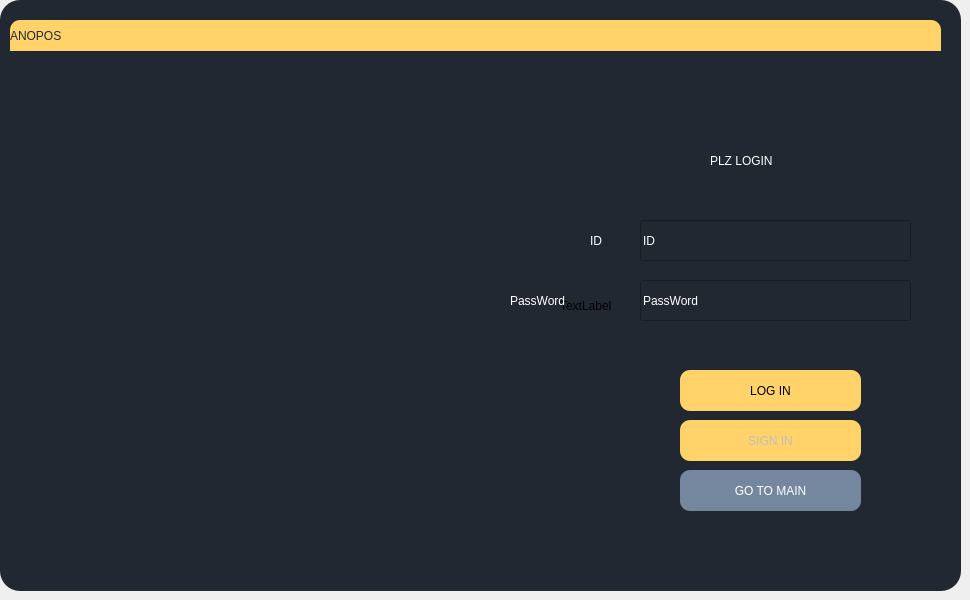
      <widget class="QWidget" name="page_4">
       <widget class="QLabel" name="background">
        <property name="enabled">
         <bool>true</bool>
        </property>
        <property name="geometry">
         <rect>
          <x>0</x>
          <y>0</y>
          <width>961</width>
          <height>591</height>
         </rect>
        </property>
        <property name="styleSheet">
         <string notr="true">background-color: rgb(34, 40, 49);
border-radius:20px;</string>
        </property>
        <property name="text">
         <string/>
        </property>
       </widget>
       <widget class="QLabel" name="anoposImg">
        <property name="geometry">
         <rect>
          <x>10</x>
          <y>20</y>
          <width>931</width>
          <height>31</height>
         </rect>
        </property>
        <property name="minimumSize">
         <size>
          <width>461</width>
          <height>31</height>
         </size>
        </property>
        <property name="styleSheet">
         <string notr="true">background-color: rgb(255, 211, 105);
color: rgb(34, 40, 49);
font: 87 18pt &quot;Arial Black&quot;;
border-top-right-radius:10px;
border-top-left-radius:10px;</string>
        </property>
        <property name="text">
         <string>ANOPOS</string>
        </property>
       </widget>
       <widget class="QLineEdit" name="IdEdit">
        <property name="geometry">
         <rect>
          <x>640</x>
          <y>220</y>
          <width>271</width>
          <height>41</height>
         </rect>
        </property>
        <property name="styleSheet">
         <string notr="true">background-color: rgb(34, 40, 49);
color: rgb(255, 255, 255);
font: 87 11pt &quot;Arial Black&quot;;</string>
        </property>
        <property name="text">
         <string>ID</string>
        </property>
       </widget>
       <widget class="QLineEdit" name="PassWordEdit">
        <property name="geometry">
         <rect>
          <x>640</x>
          <y>280</y>
          <width>271</width>
          <height>41</height>
         </rect>
        </property>
        <property name="styleSheet">
         <string notr="true">background-color: rgb(34, 40, 49);
color: rgb(255, 255, 255);
font: 87 12pt &quot;Arial Black&quot;;</string>
        </property>
        <property name="text">
         <string>PassWord</string>
        </property>
       </widget>
       <widget class="QLabel" name="IDLabel">
        <property name="geometry">
         <rect>
          <x>590</x>
          <y>220</y>
          <width>61</width>
          <height>41</height>
         </rect>
        </property>
        <property name="styleSheet">
         <string notr="true">font: 87 14pt &quot;Arial Black&quot;;
color: rgb(255, 255, 255);</string>
        </property>
        <property name="text">
         <string>ID</string>
        </property>
       </widget>
       <widget class="QLabel" name="label_32">
        <property name="geometry">
         <rect>
          <x>560</x>
          <y>300</y>
          <width>56</width>
          <height>12</height>
         </rect>
        </property>
        <property name="text">
         <string>TextLabel</string>
        </property>
       </widget>
       <widget class="QLabel" name="PassWordLabel">
        <property name="geometry">
         <rect>
          <x>510</x>
          <y>280</y>
          <width>141</width>
          <height>41</height>
         </rect>
        </property>
        <property name="styleSheet">
         <string notr="true">font: 87 14pt &quot;Arial Black&quot;;
color: rgb(255, 255, 255);</string>
        </property>
        <property name="text">
         <string>PassWord</string>
        </property>
       </widget>
       <widget class="QLabel" name="StatusLabel">
        <property name="geometry">
         <rect>
          <x>710</x>
          <y>140</y>
          <width>201</width>
          <height>41</height>
         </rect>
        </property>
        <property name="styleSheet">
         <string notr="true">font: 87 14pt &quot;Arial Black&quot;;
color: rgb(255, 255, 255);</string>
        </property>
        <property name="text">
         <string>PLZ LOGIN</string>
        </property>
       </widget>
       <widget class="QPushButton" name="LogInBtn">
        <property name="geometry">
         <rect>
          <x>680</x>
          <y>370</y>
          <width>181</width>
          <height>41</height>
         </rect>
        </property>
        <property name="styleSheet">
         <string notr="true">QPushButton{
	border-radius : 10px;
	font: 87 13pt &quot;Arial Black&quot;;
	background-color: rgb(255, 211, 105);
}
QPushButton:pressed{
	border-radius : 10px;
	font: 87 13pt &quot;Arial Black&quot;;
	
	background-color: rgb(238, 238, 238);
}</string>
        </property>
        <property name="text">
         <string>LOG IN</string>
        </property>
       </widget>
       <widget class="QPushButton" name="SignInBtn">
        <property name="enabled">
         <bool>false</bool>
        </property>
        <property name="geometry">
         <rect>
          <x>680</x>
          <y>420</y>
          <width>181</width>
          <height>41</height>
         </rect>
        </property>
        <property name="styleSheet">
         <string notr="true">QPushButton{
	border-radius : 10px;
	font: 87 13pt &quot;Arial Black&quot;;
	background-color: rgb(255, 211, 105);
}
QPushButton:pressed{
	border-radius : 10px;
	font: 87 13pt &quot;Arial Black&quot;;
	
	background-color: rgb(238, 238, 238);
}</string>
        </property>
        <property name="text">
         <string>SIGN IN</string>
        </property>
       </widget>
       <widget class="QPushButton" name="GoToMainBtn">
        <property name="enabled">
         <bool>false</bool>
        </property>
        <property name="geometry">
         <rect>
          <x>680</x>
          <y>470</y>
          <width>181</width>
          <height>41</height>
         </rect>
        </property>
        <property name="styleSheet">
         <string notr="true">QPushButton{
	border-radius : 10px;
	color: rgb(255, 255, 255);
	font: 87 13pt &quot;Arial Black&quot;;
	background-color : rgb(117, 135, 158)
}

QPushButton:pressed{
	border-radius : 10px;
	color: rgb(255, 255, 255);
	font: 87 13pt &quot;Arial Black&quot;;
	
	background-color: rgb(57, 62, 70);
}</string>
        </property>
        <property name="text">
         <string>GO TO MAIN</string>
        </property>
        <property name="checkable">
         <bool>false</bool>
        </property>
       </widget>
      </widget>
